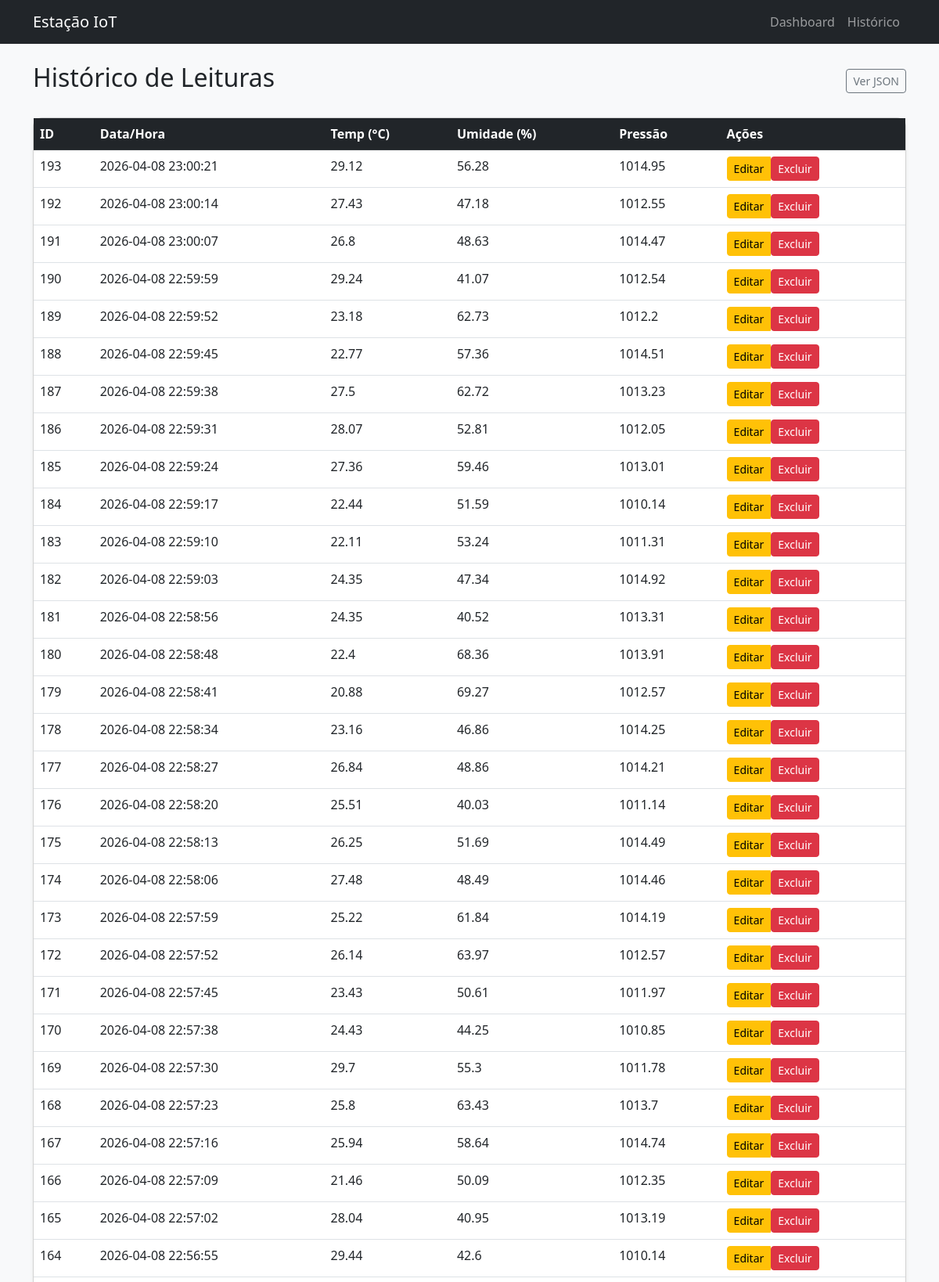
/leituras (upper part), run on the app's committed database.
### tables this page shows
CREATE TABLE leituras (
    id INTEGER PRIMARY KEY AUTOINCREMENT,
    temperatura REAL NOT NULL,
    umidade REAL NOT NULL,
    pressao REAL,
    localizacao TEXT DEFAULT 'Lab',
    timestamp DATETIME DEFAULT (datetime('now', 'localtime'))
);

### app.py (the view)
@app.route('/leituras', methods=['GET'])
def listar():
    leituras = database.listar_leituras(100)
    if request.args.get('formato') == 'json':
        return jsonify([dict(row) for row in leituras])
    return render_template('historico.html', leituras=leituras)

### database.py (called while the page is built)
def get_db_connection():
    conn = sqlite3.connect(DATABASE, timeout=10) # [cite: 130]
    conn.execute('PRAGMA journal_mode=WAL')      # [cite: 131]
    conn.execute('PRAGMA busy_timeout=5000')     # [cite: 132]
    conn.row_factory = sqlite3.Row               # [cite: 133]
    return conn

def listar_leituras(limite=50):
    conn = get_db_connection()
    leituras = conn.execute('SELECT * FROM leituras ORDER BY timestamp DESC LIMIT ?', (limite,)).fetchall()
    conn.close()
    return leituras

### templates/historico.html
{% extends "base.html" %}
{% block content %}
<div class="d-flex justify-content-between align-items-center mb-4">
    <h2>Histórico de Leituras</h2>
    <a href="/leituras?formato=json" class="btn btn-outline-secondary btn-sm" target="_blank">Ver JSON</a>
</div>
<div class="card shadow-sm">
    <div class="table-responsive">
        <table class="table table-hover mb-0">
            <thead class="table-dark">
                <tr>
                    <th>ID</th>
                    <th>Data/Hora</th>
                    <th>Temp (°C)</th>
                    <th>Umidade (%)</th>
                    <th>Pressão</th>
                    <th>Ações</th>
                </tr>
            </thead>
            <tbody>
                {% for leitura in leituras %}
                <tr>
                    <td>{{ leitura.id }}</td>
                    <td>{{ leitura.timestamp }}</td>
                    <td>{{ leitura.temperatura }}</td>
                    <td>{{ leitura.umidade }}</td>
                    <td>{{ leitura.pressao or '-' }}</td>
                    <td>
                        <div class="btn-group">
                            <a href="/leituras/{{ leitura.id }}/editar" class="btn btn-sm btn-warning">Editar</a>
                            <form action="/leituras/{{ leitura.id }}" method="POST" style="display:inline;">
                                <button type="submit" class="btn btn-sm btn-danger" onclick="return confirm('Excluir esta leitura?')">Excluir</button>
                            </form>
                        </div>
                    </td>
                </tr>
                {% endfor %}
            </tbody>
        </table>
    </div>
</div>
{% endblock %}

### templates/base.html (shortened to what this page needs)
<!DOCTYPE html>
<html lang="pt-br">
<head>
    <link href="https://cdn.jsdelivr.net/npm/bootstrap@5.3.0/dist/css/bootstrap.min.css" rel="stylesheet">
    <link rel="stylesheet" href="{{ url_for('static', filename='css/style.css') }}">
</head>
<body class="bg-light">
    <nav class="navbar navbar-expand-lg navbar-dark bg-dark mb-4">
        <div class="container">
            <a class="navbar-brand" href="/">Estação IoT</a>
            <div class="navbar-nav">
                <a class="nav-link" href="/">Dashboard</a>
                <a class="nav-link" href="/leituras">Histórico</a>
            </div>
        </div>
    </nav>
    <div class="container">
        {% block content %}{% endblock %}
    </div>
</body>
</html>

### static/css/style.css (style rules this page uses)
body { font-family: 'Segoe UI', Tahoma, Geneva, Verdana, sans-serif; }
.card { border-radius: 12px; transition: transform 0.2s; }

### data on the page
leituras: id "193", timestamp "2026-04-08 23:00:21", temperatura "29.12", umidade "56.28", pressao "1014.95"
leituras: id "192", timestamp "2026-04-08 23:00:14", temperatura "27.43", umidade "47.18", pressao "1012.55"
leituras: id "191", timestamp "2026-04-08 23:00:07", temperatura "26.8", umidade "48.63", pressao "1014.47"
leituras: id "190", timestamp "2026-04-08 22:59:59", temperatura "29.24", umidade "41.07", pressao "1012.54"
leituras: id "189", timestamp "2026-04-08 22:59:52", temperatura "23.18", umidade "62.73", pressao "1012.2"
leituras: id "188", timestamp "2026-04-08 22:59:45", temperatura "22.77", umidade "57.36", pressao "1014.51"
leituras: id "187", timestamp "2026-04-08 22:59:38", temperatura "27.5", umidade "62.72", pressao "1013.23"
leituras: id "186", timestamp "2026-04-08 22:59:31", temperatura "28.07", umidade "52.81", pressao "1012.05"
leituras: id "185", timestamp "2026-04-08 22:59:24", temperatura "27.36", umidade "59.46", pressao "1013.01"
leituras: id "184", timestamp "2026-04-08 22:59:17", temperatura "22.44", umidade "51.59", pressao "1010.14"
leituras: id "183", timestamp "2026-04-08 22:59:10", temperatura "22.11", umidade "53.24", pressao "1011.31"
leituras: id "182", timestamp "2026-04-08 22:59:03", temperatura "24.35", umidade "47.34", pressao "1014.92"
leituras: id "181", timestamp "2026-04-08 22:58:56", temperatura "24.35", umidade "40.52", pressao "1013.31"
leituras: id "180", timestamp "2026-04-08 22:58:48", temperatura "22.4", umidade "68.36", pressao "1013.91"
leituras: id "179", timestamp "2026-04-08 22:58:41", temperatura "20.88", umidade "69.27", pressao "1012.57"
leituras: id "178", timestamp "2026-04-08 22:58:34", temperatura "23.16", umidade "46.86", pressao "1014.25"
leituras: id "177", timestamp "2026-04-08 22:58:27", temperatura "26.84", umidade "48.86", pressao "1014.21"
leituras: id "176", timestamp "2026-04-08 22:58:20", temperatura "25.51", umidade "40.03", pressao "1011.14"
leituras: id "175", timestamp "2026-04-08 22:58:13", temperatura "26.25", umidade "51.69", pressao "1014.49"
leituras: id "174", timestamp "2026-04-08 22:58:06", temperatura "27.48", umidade "48.49", pressao "1014.46"
leituras: id "173", timestamp "2026-04-08 22:57:59", temperatura "25.22", umidade "61.84", pressao "1014.19"
leituras: id "172", timestamp "2026-04-08 22:57:52", temperatura "26.14", umidade "63.97", pressao "1012.57"
leituras: id "171", timestamp "2026-04-08 22:57:45", temperatura "23.43", umidade "50.61", pressao "1011.97"
leituras: id "170", timestamp "2026-04-08 22:57:38", temperatura "24.43", umidade "44.25", pressao "1010.85"
leituras: id "169", timestamp "2026-04-08 22:57:30", temperatura "29.7", umidade "55.3", pressao "1011.78"
leituras: id "168", timestamp "2026-04-08 22:57:23", temperatura "25.8", umidade "63.43", pressao "1013.7"
leituras: id "167", timestamp "2026-04-08 22:57:16", temperatura "25.94", umidade "58.64", pressao "1014.74"
leituras: id "166", timestamp "2026-04-08 22:57:09", temperatura "21.46", umidade "50.09", pressao "1012.35"
leituras: id "165", timestamp "2026-04-08 22:57:02", temperatura "28.04", umidade "40.95", pressao "1013.19"
leituras: id "164", timestamp "2026-04-08 22:56:55", temperatura "29.44", umidade "42.6", pressao "1010.14"
